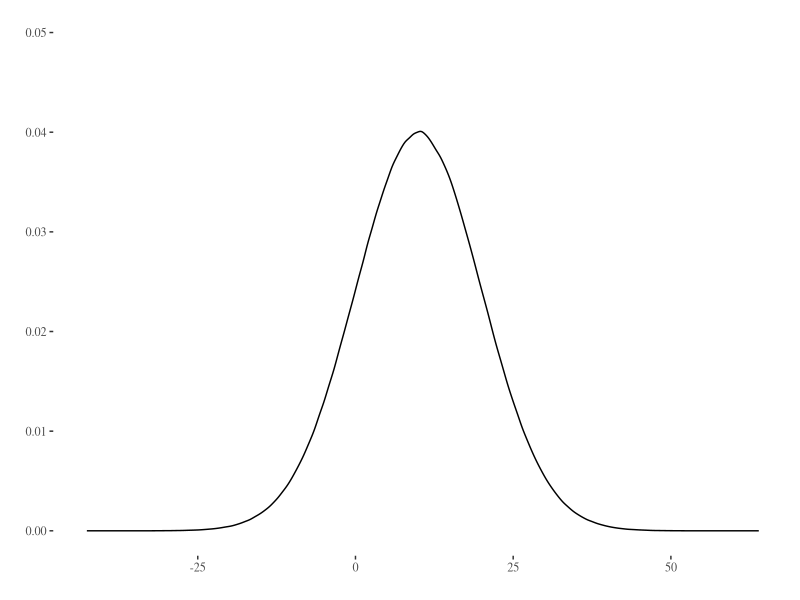
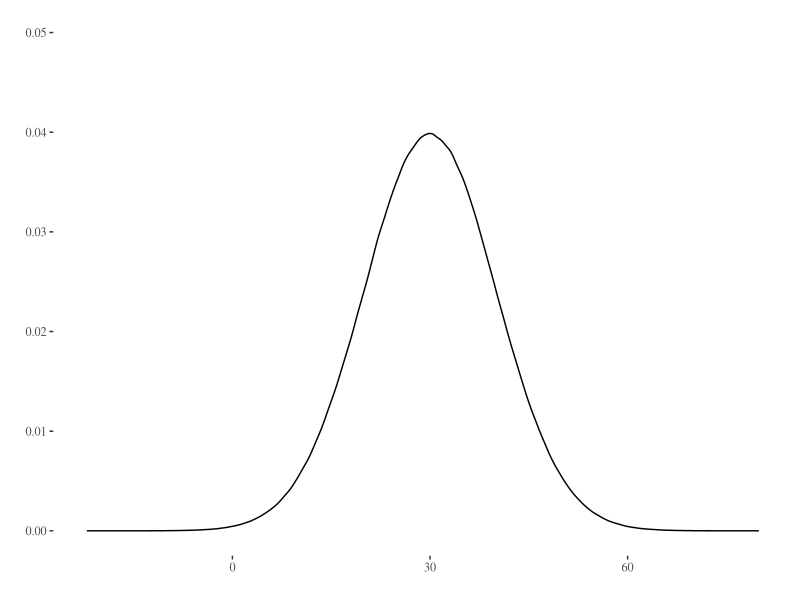
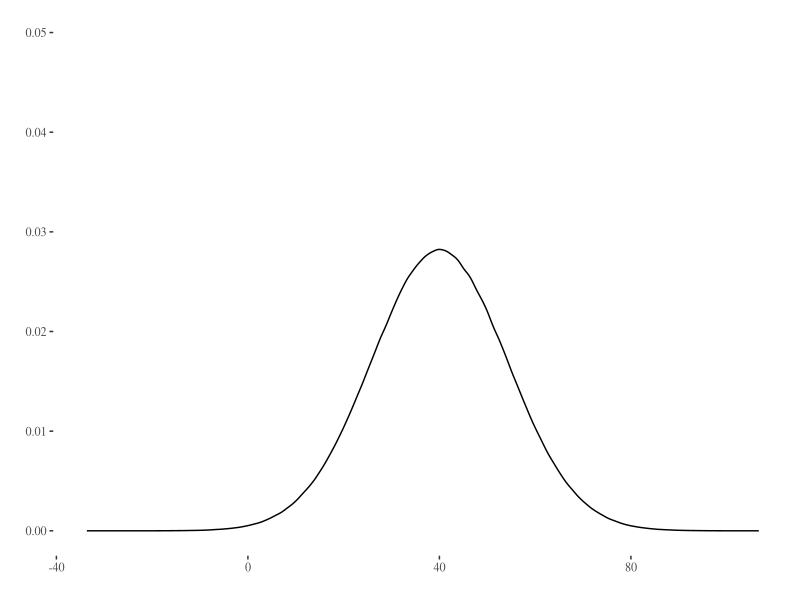
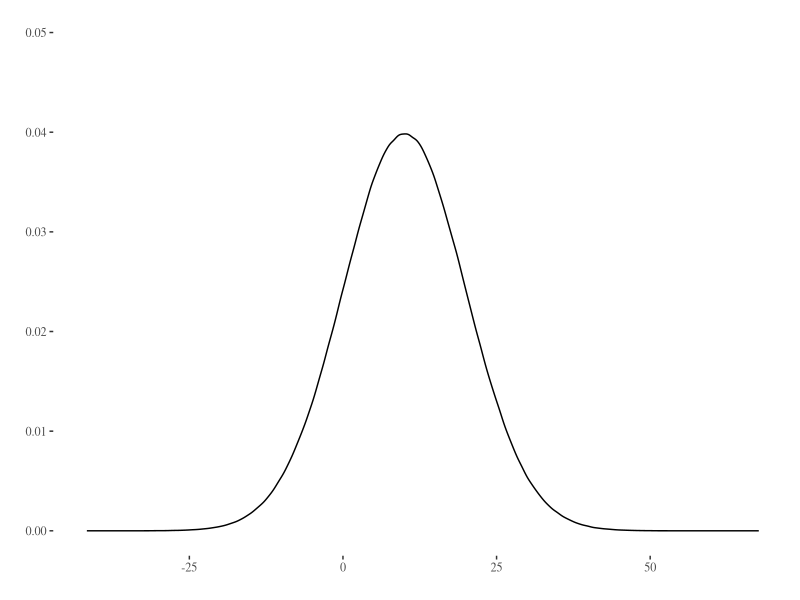
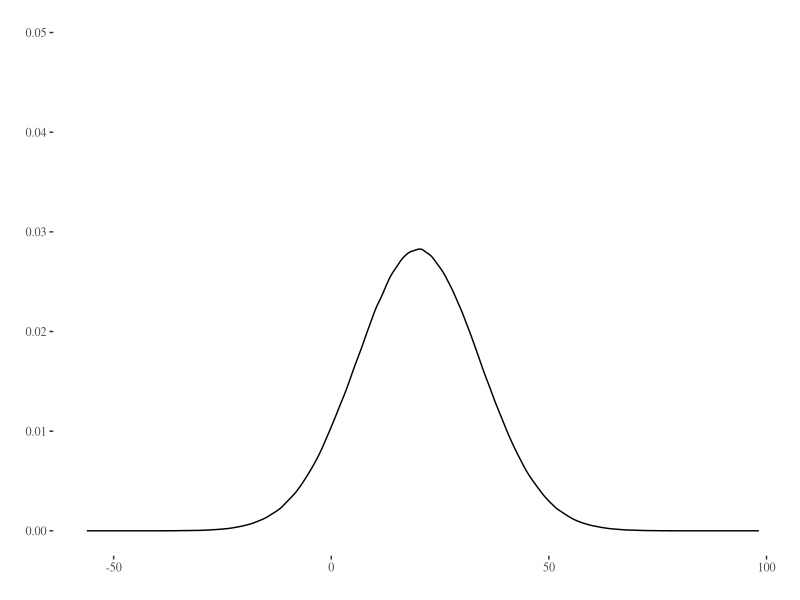
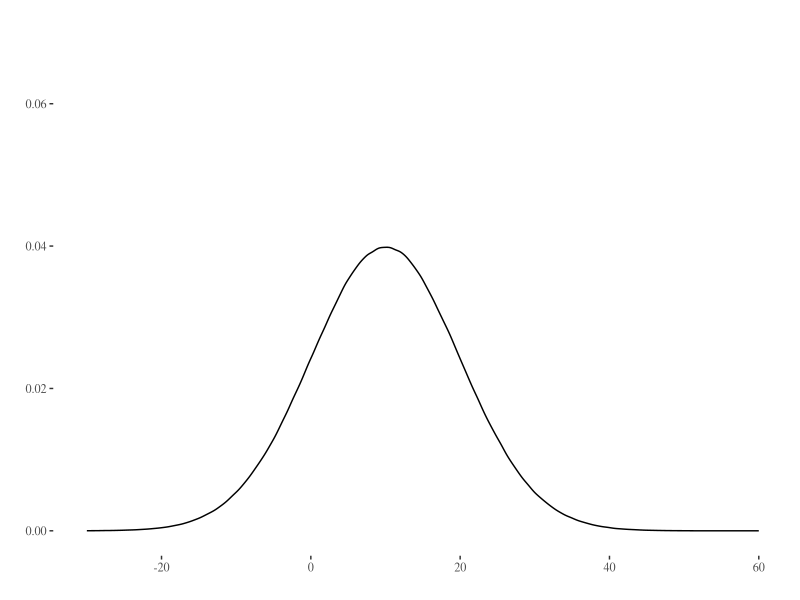
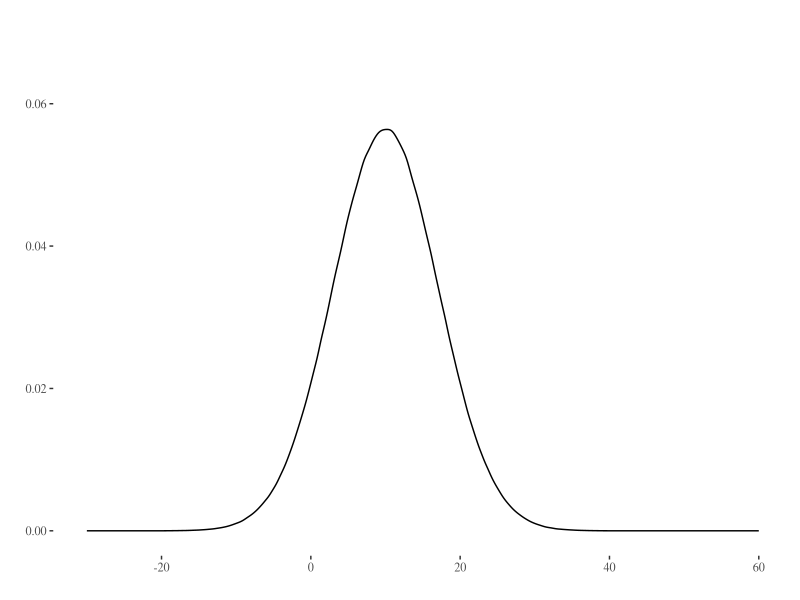
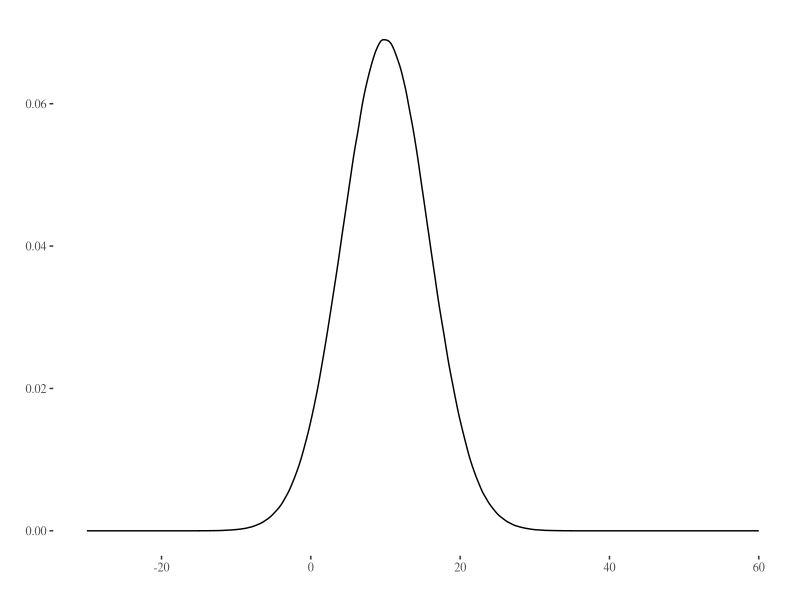

The R source for these figures, in order: (Note: this script raises an error after producing the figures.)
## ---- chunk 1
library(tidyverse)
library(tufte)

# invalidate cache when the tufte version changes
knitr::opts_chunk$set(cache.extra = packageVersion('tufte'))
options(htmltools.dir.version = FALSE)

knitr::opts_chunk$set(echo = TRUE,                 # Rコードを出力する
                      warning = FALSE,             # Rの警告を抑止する
                      fig_caption = TRUE,
                      fig.align = 'center',        # 図を中央揃えにする
                      attr.source='.numberLines'   # Rコードに行番号表示
                      )

# tufte packageでは、余白に図などを表示させる制御があるためfig.posによる
# 図表位置の固定はできません。また、見出しは節レベル（level 2）までです。
if (knitr::is_latex_output()) {
  knitr::opts_chunk$set(dev = "cairo_pdf",       # 図の出力にPDFデバイスを使う
                        dev.args = list(family = "Source Han Code JP"),
                                                 # 図のフォントを指定する
                        tinytex.verbose = TRUE   # デバッグ用メッセージを出力
                        )
}

n <- 5000000    # 5,000,000
## ---- chunk 2
a <- rnorm(n, mean = 10, sd = 10)
b <- rnorm(n, mean = 30, sd = 10)
## ---- chunk 3
data.frame(x = a) %>% 
  ggplot2::ggplot(ggplot2::aes(x = x)) + 
  ggplot2::geom_density() +
  ggplot2::labs(x = "", y = "") + ggplot2::lims(y = c(0, 0.05)) +
  ggthemes::theme_tufte()
## ---- chunk 4
# ```{r, echo=FALSE, message=FALSE, fig.cap="$N(\\mu_b, \\sigma^2_b)$の分布"}
data.frame(x = b) %>% 
  ggplot2::ggplot(ggplot2::aes(x = x)) + 
  ggplot2::geom_density() +
  ggplot2::labs(x = "", y = "") + ggplot2::lims(y = c(0, 0.05)) +
  ggthemes::theme_tufte()
## ---- chunk 5
c <- c(sample(a, n, replace = TRUE) + sample(b, n, replace = TRUE))
head(c, 50)
## ---- chunk 6
# ```{r, echo=FALSE, message=FALSE, fig.cap="$N(\\mu_c, \\sigma^2_c)$の分布"}
data.frame(x = c) %>% 
  ggplot2::ggplot(ggplot2::aes(x = x)) + 
  ggplot2::geom_density() +
  ggplot2::labs(x = "", y = "") + ggplot2::lims(y = c(0, 0.05)) +
  ggthemes::theme_tufte()
## ---- chunk 7
d <- rnorm(n, mean = 10, sd = 10)
head(d, 50)
## ---- chunk 8
e <- c(sample(d, n, replace = TRUE) + sample(d, n, replace = TRUE))
head(e, 50)
## ---- chunk 9
# ```{r, echo=FALSE, message=FALSE, fig.cap="$N(\\mu_c, \\sigma^2_c)$の分布"}
data.frame(x = d) %>% 
  ggplot2::ggplot(ggplot2::aes(x = x)) + 
  ggplot2::geom_density() +
  ggplot2::labs(x = "", y = "") + ggplot2::lims(y = c(0, 0.05)) +
  ggthemes::theme_tufte()
## ---- chunk 10
# ```{r, echo=FALSE, message=FALSE, fig.cap="$N(\\mu_c, \\sigma^2_c)$の分布"}
data.frame(x = e) %>% 
  ggplot2::ggplot(ggplot2::aes(x = x)) + 
  ggplot2::geom_density() +
  ggplot2::labs(x = "", y = "") + ggplot2::lims(y = c(0, 0.05)) +
  ggthemes::theme_tufte()
## ---- chunk 11
f <- c((sample(d, n, replace = TRUE) + sample(d, n, replace = TRUE)) / 2)
head(f, 20)
## ---- chunk 12
# ```{r, echo=FALSE, message=FALSE, fig.cap="$N(\\mu_c, \\sigma^2_c)$の分布"}
data.frame(x = d) %>% 
  ggplot2::ggplot(ggplot2::aes(x = x)) + 
  ggplot2::geom_density() +
  ggplot2::labs(x = "", y = "") + ggplot2::lims(x = c(-30, 60), y = c(0, 0.07)) +
  ggthemes::theme_tufte()
## ---- chunk 13
# ```{r, echo=FALSE, message=FALSE, fig.cap="$N(\\mu_c, \\sigma^2_c)$の分布"}
data.frame(x = f) %>% 
  ggplot2::ggplot(ggplot2::aes(x = x)) + 
  ggplot2::geom_density() +
  ggplot2::labs(x = "", y = "") + ggplot2::lims(x = c(-30, 60), y = c(0, 0.07)) +
  ggthemes::theme_tufte()
## ---- chunk 14
g <- c((sample(d, n, replace = TRUE) + sample(d, n, replace = TRUE) 
        + sample(d, n, replace = TRUE)) / 3)
head(g, 20)
## ---- chunk 15
data.frame(x = g) %>% 
  ggplot2::ggplot(ggplot2::aes(x = x)) + 
  ggplot2::geom_density() +
  ggplot2::labs(x = "", y = "") + ggplot2::lims(x = c(-30, 60), y = c(0, 0.07)) +
  ggthemes::theme_tufte()
## ---- chunk 16
cor.test(rnorm(n), rnorm(n))
## ---- chunk 17
# create a bib file for the R packages used in this document
knitr::write_bib(c('base', 'rmarkdown'), file = './bib/skeleton.bib')
